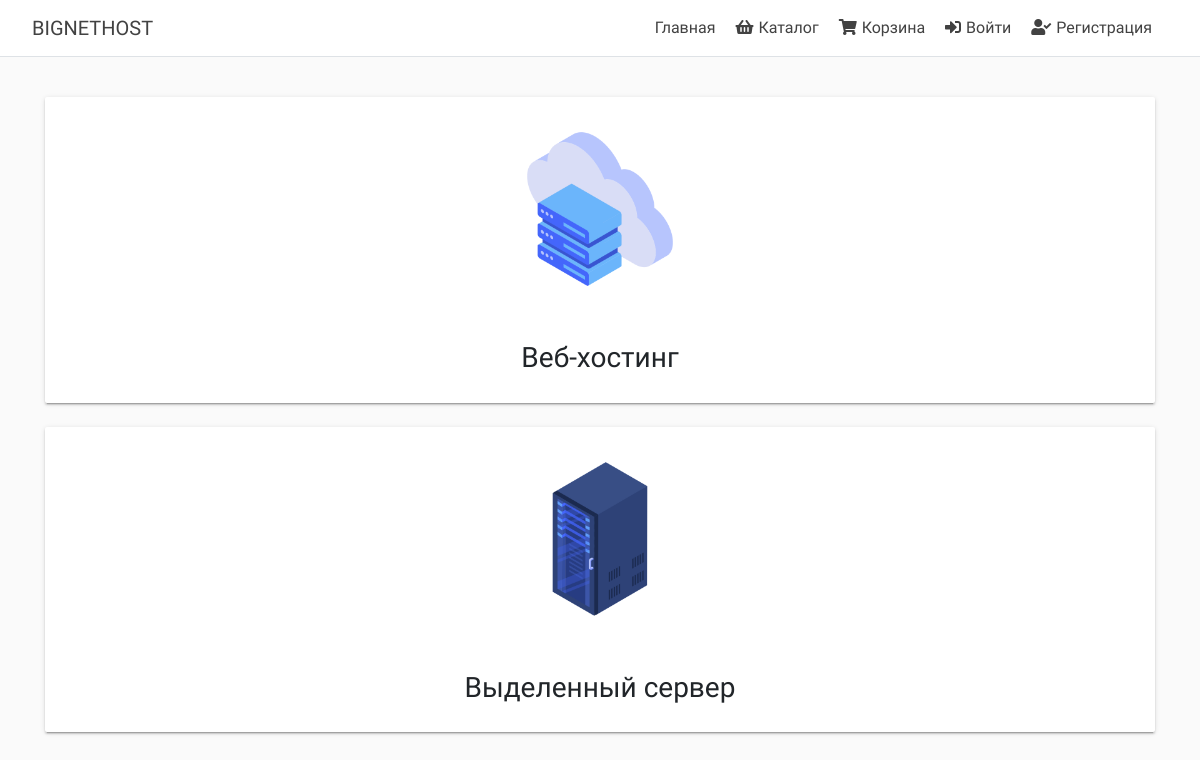
/catalog/, run on an earlier commit of the app's database.
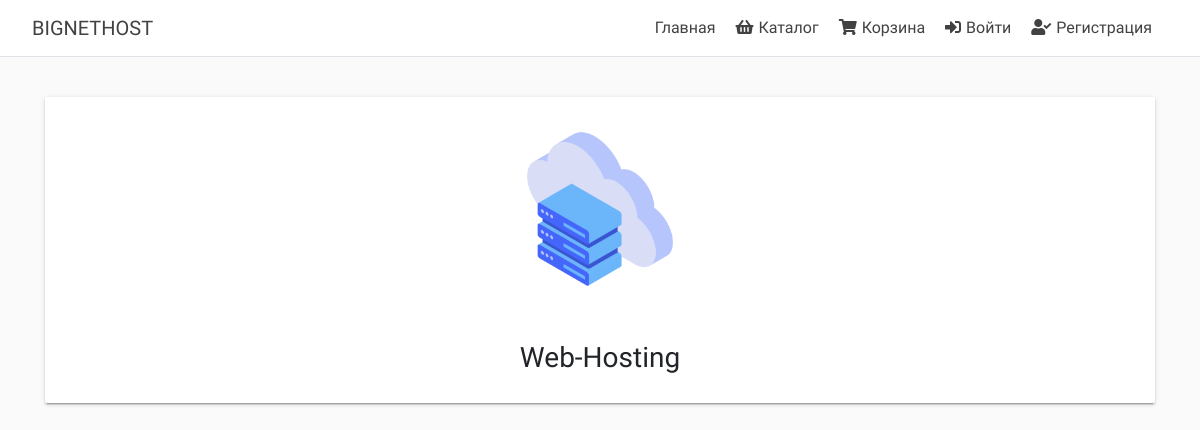
And on a later commit of the database.
### mainapp/models.py (models this page shows)
class Category(models.Model):
    name = models.CharField('Название категории', max_length=128)
    image = models.ImageField('Картинка', upload_to='img', height_field=None, width_field=None, max_length=100,
                              null=True)
    def __str__(self):
        return self.name
    class Meta:
        verbose_name = 'Категорию'
        verbose_name_plural = 'Категории'

### mainapp/views.py (the view)
# urls.py: path('catalog/', mainapp.catalog, name='catalog'),
def catalog(request):
    categories = Category.objects.all()
    context = {
        'page_title': 'каталог',
        'categories': categories
    }
    return render(request, 'mainapp/catalog.html', context)

### mainapp/templates/mainapp/catalog.html (shortened to what this page needs)
{% extends 'mainapp/base.html' %}
{% load static %}
{% block content %}
    <div class="container">
        <br>
        {% for item in categories %}
            <div class="card-deck">
                <div class="card">
                    <img class="card-img-top" src="{{ item.image.url }}" alt="Card image cap">
                    <div class="card-body text-center">
                        <h3>
                            <a href="{% url 'main:catalog_page' item.pk %}" class="card-title text-center">
                                {{ item }}
                            </a>
                        </h3>
                    </div>
                </div>
            </div>
            <br>
        {% endfor %}
    </div>
{% endblock %}

What changed in the data, as far as the page shows it:
removed Category: image (picture), name "Веб-хостинг"
removed Category: image (picture), name "Выделенный сервер"
added Category: image (picture), name "Web-Hosting"
